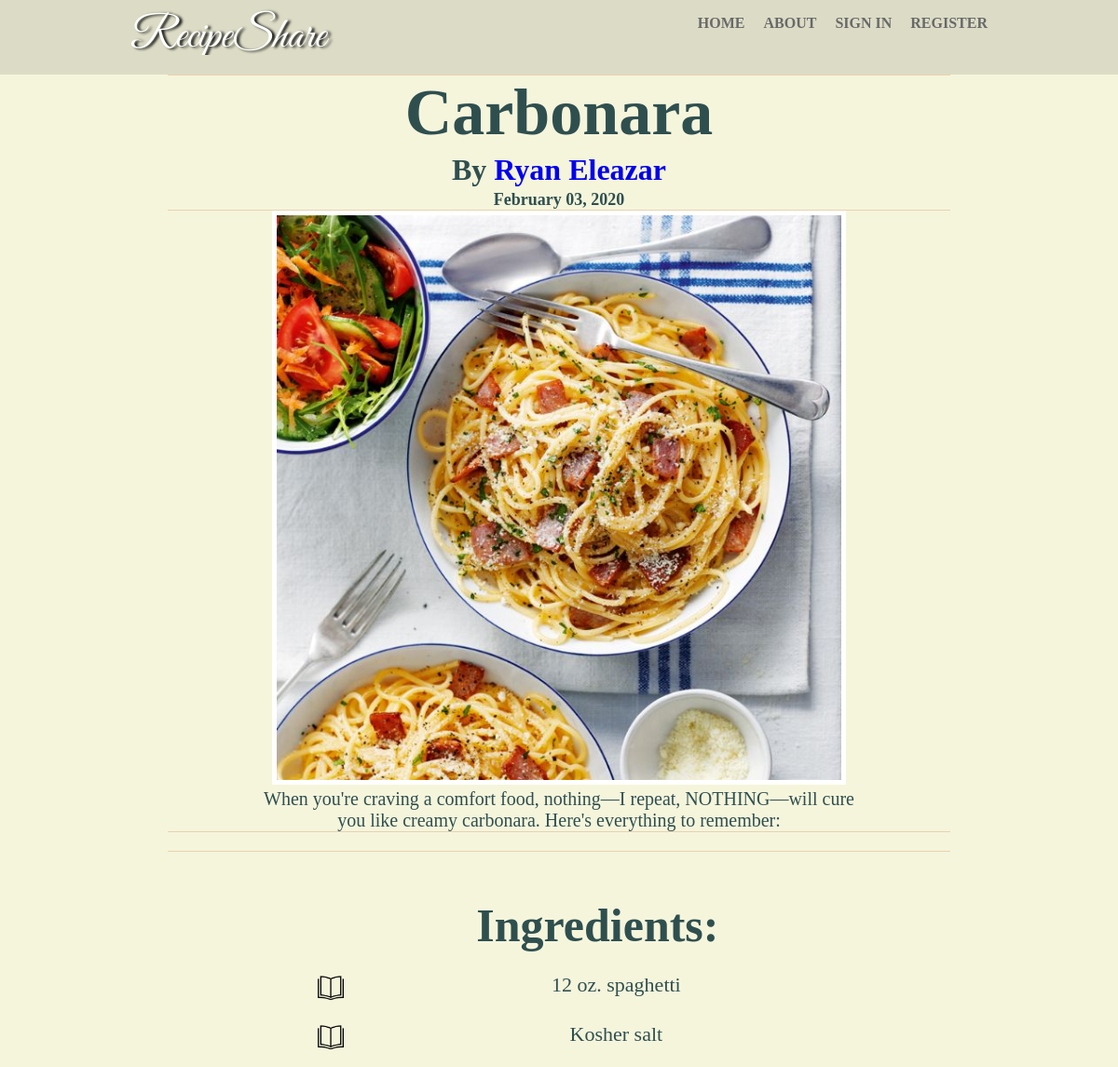
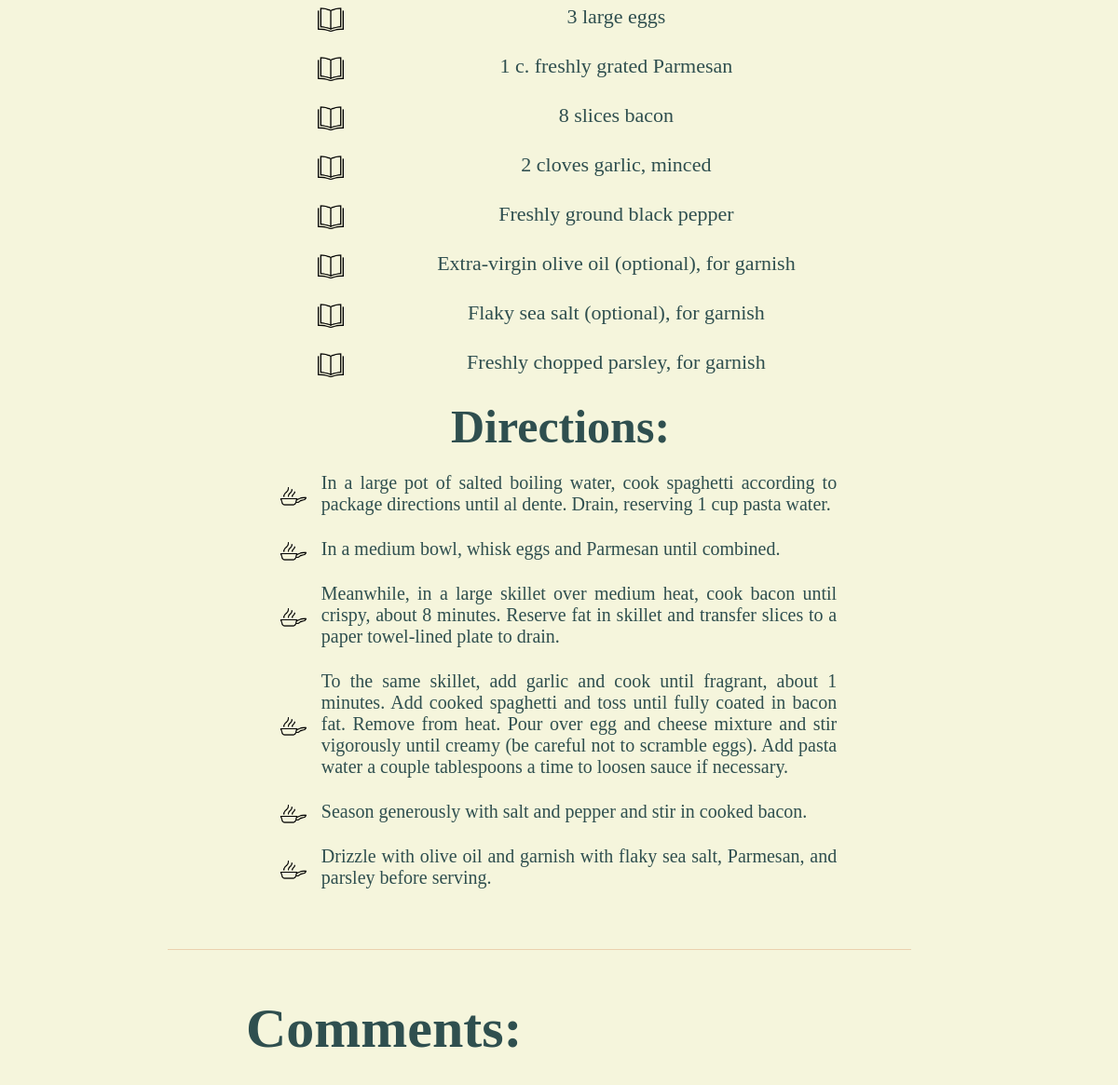
Screenshot of /article/3/Carbonara with the database file from the repository (2 pictures, top to bottom).
### tables this page shows
CREATE TABLE recipe(id INTEGER  PRIMARY KEY, dishname VARCHAR(100) NOT NULL, description TEXT NOT NULL, ingredients TEXT NOT NULL, directions TEXT NOT NULL, imagename VARCHAR(100) NOT NULL, author VARCHAR(100) NOT NULL, datetoday VARCHAR(100) NOT NULL);

CREATE TABLE user(id INTEGER  PRIMARY KEY, username VARCHAR(100) NOT NULL, password VARCHAR(100) NOT NULL, email VARCHAR(100) NOT NULL, firstname VARCHAR(100) NOT NULL, lastname VARCHAR(100) NOT NULL );

### application.py (the view, shortened to what this page needs)
@app.route('/article/<id>/<dishname>', methods=['POST', 'GET'])
@app.route('/')
def article(id,dishname):
    with sqlite3.connect('database.db') as conn:
        cur = conn.cursor()
        cur.execute("SELECT recipe.dishname, user.firstname, user.lastname, recipe.imagename, recipe.description, recipe.ingredients, recipe.directions,recipe.id,recipe.author,recipe.datetoday,user.username FROM recipe INNER JOIN user ON recipe.author = user.username WHERE recipe.id = ?", [id])
        recipe = cur.fetchall()
        cur = conn.cursor()
        cur.execute("SELECT user.firstname, user.lastname, comments.comments,comments.datetoday,user.username FROM user INNER JOIN comments ON user.username = comments.user WHERE comments.id = ?",[id])
        usercomment = cur.fetchall()
    return render_template('article.html', recipe=recipe, usercomment = usercomment)

### templates/article.html (shortened to what this page needs)
{% extends "layout.html" %}
{% block content %}
<header class = 'loginnav'>
		<div class="container">
			<nav>
				{% if session['username'] %}
		        <a href = {{ url_for("home", username = session['username'])}}><h2>RecipeShare</h2></a>
		        {% else %}
		        <a href = {{ url_for("home")}}><h2>RecipeShare</h2></a>
		        {% endif %}
				<ul>
					{% if not session['username'] %}
							<li><a href = {{ url_for("register")}} >Register</a></li>
							<li><a href = {{ url_for("login")}}>Sign in</a></li>
					{% else %}
							<li id = 'LogoutButton' ><a href = {{ url_for("logout")}}>Logout</a></li>
					{% endif %}
							<li><a href = {{ url_for("about")}}>About</a></li>
					{% if not session['username'] %}
							<li><a href = {{ url_for("home")}}>Home</a></li>
					{% else %}
							<li><a href = {{ url_for("profile", username = session['username'])}}>Profile({{session['username']}})</a></li>
							<li><a href = {{ url_for("home", username = session['username'])}}>Home</a></li>
					{% endif %}
				</ul>
			</nav>
		</div>
</header>
<section id = 'recipeshowcase'>
	{% for n in recipe %}
	<article id = 'dishnamesummarygroup'>
		<article id = 'dishnameshowcase'>
			<div class = 'container'>
				<h2>{{n[0]}}</h2>
			</div>
			<div class = 'container'>
				<h4>By <a href = {{ url_for("profile", username = n[10]) }}>{{n[1]}} {{n[2]}}</a></h4>
				<h5>{{n[9]}}</h5>
			</div>
		</article>
		<article id = 'pictureshowcase'>
			<div class = 'container'>
				<img src = "{{ url_for('static' , filename = 'images/recipeimages/' + n[3])}}" ><br>
			</div>
			<div class = 'container'>
				<p>{{n[4]}}</p>
			</div>
		</article>
	</article>
	<article class = 'links'>
	</article>
	<article id = 'dishnamesummarygroup2'>
		<article id = 'ingredientsshowcase'>
			<div class = 'container'>
				<h1>Ingredients:</h1>
				{% set ing = n[5].split('\n') %}
				{% for x in ing %}
				<ul>
					<li>{{x}}</li>
				</ul>
				{% endfor %}
			</div>
		</article>
		<article id = 'directionsshowcase'>
			<div class = 'container'>
				<h1>Directions:</h1>
				{% set dir = n[6].split('\n') %}
				{% for y in dir %}
				<ul>
					<li> {{y}}</li>
				</ul>
				{% endfor %}
			</div>
		</article>
	</article>
	{% endfor %}
		<div class = 'commentheader'>
			<h1>Comments:</h1>
		</div>
	<section id = 'commentsection'>
		</div>
{% endblock %}

### rows the page displays
recipe: dishname "Carbonara", firstname "Ryan", lastname "Eleazar", datetoday "February 03, 2020", imagename (picture), description "When you're craving a comfort food, nothing—I repeat, NOTHING—will cure you like creamy carbonara. Here's everything to remember:", ing "12 oz. spaghetti" "Kosher salt" "3 large eggs" "1 c. freshly grated Parmesan" "8 slices bacon" "2 cloves garlic, minced" "Freshly ground black pepper" "Extra-virgin olive oil (optional), for garnish" "Flaky sea salt (optional), for garnish" "Freshly chopped parsley, for garnish", dir "In a large pot of salted boiling water, cook spaghetti according to package directions until al dente. Drain, reserving 1 cup pasta water." "In a medium bowl, whisk eggs and Parmesan until combined." "Meanwhile, in a large skillet over medium heat, cook bacon until crispy, about 8 minutes. Reserve fat in skillet and transfer slices to a paper towel-lined plate to drain." "To the same skillet, add garlic and cook until fragrant, about 1 minutes. Add cooked spaghetti and toss until fully coated in bacon fat. Remove from heat. Pour over egg and cheese mixture and stir vigorously until creamy (be careful not to scramble eggs). Add pasta water a couple tablespoons a time to loosen sauce if necessary." "Season generously with salt and pepper and stir in cooked bacon." "Drizzle with olive oil and garnish with flaky sea salt, Parmesan, and parsley before serving."
